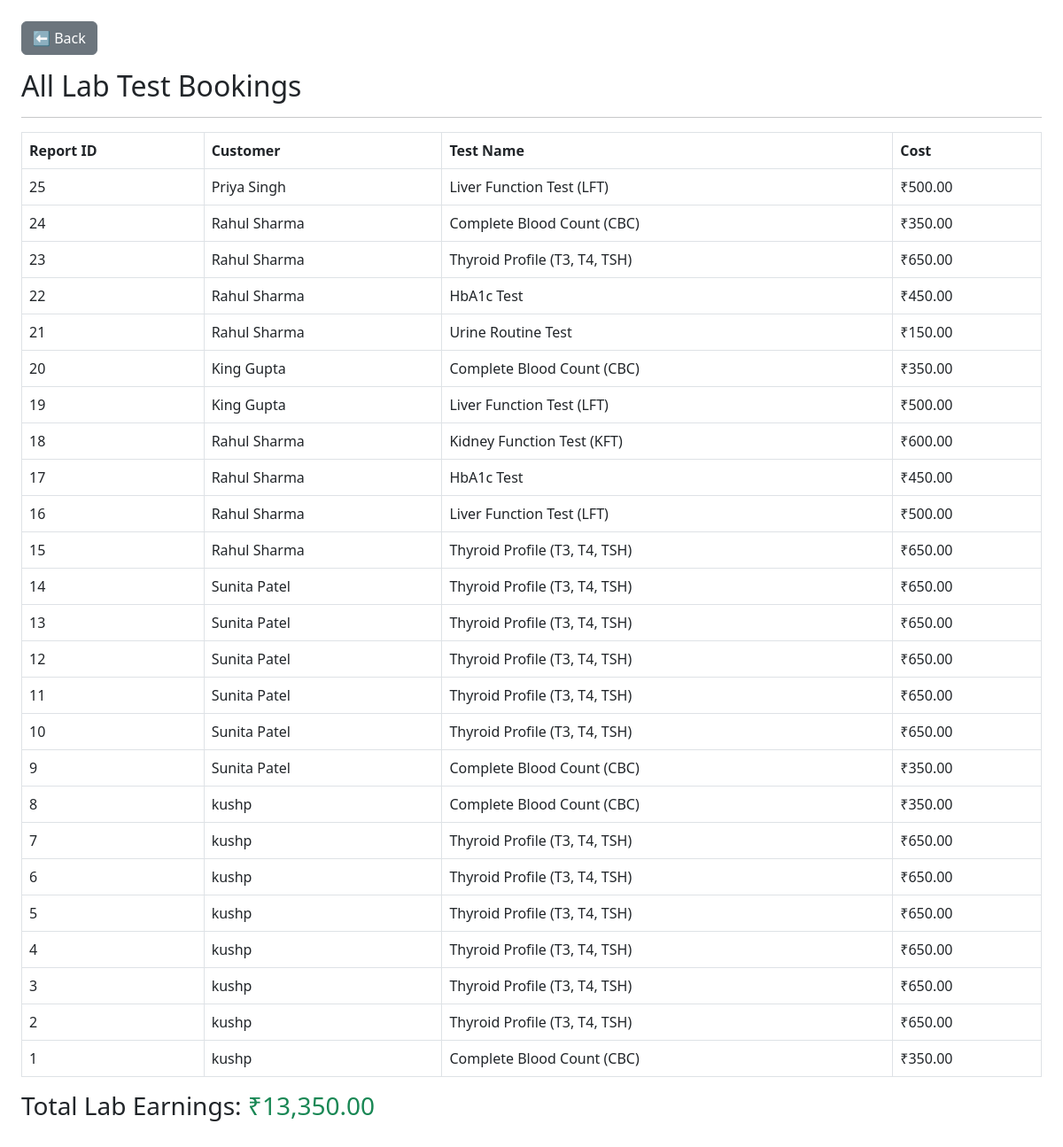
The app's page /admin/admin_lab_tests.php (signed in) with its own data.
### tables this page shows
CREATE TABLE `LAB_REPORT` (
  `report_id` int(11) NOT NULL,
  `customer_id` int(11) NOT NULL,
  `test_id` int(11) NOT NULL,
  `pathologist_id` int(11) DEFAULT NULL,
  `report_date` date DEFAULT NULL,
  `result` text DEFAULT NULL
);

CREATE TABLE `USERS` (
  `UID` int(11) NOT NULL,
  `name` varchar(50) DEFAULT NULL,
  `gender` varchar(10) DEFAULT NULL,
  `phone` varchar(10) DEFAULT NULL,
  `email` varchar(50) DEFAULT NULL,
  `password` varchar(100) DEFAULT NULL,
  `role` varchar(20) DEFAULT NULL,
  `address` varchar(150) DEFAULT NULL,
  `status` enum('active','inactive') DEFAULT 'active'
);

CREATE TABLE `LAB_TEST` (
  `test_id` int(11) NOT NULL,
  `test_name` varchar(100) NOT NULL,
  `test_type` varchar(50) DEFAULT NULL,
  `test_cost` decimal(10,2) DEFAULT NULL,
  `description` text DEFAULT NULL
);

### admin/admin_lab_tests.php (the view, shortened to what this page needs)
<?php
$query = "
SELECT lr.report_id, lt.test_name, lt.test_cost,
       u.name AS customer_name
FROM lab_report lr
JOIN lab_test lt ON lr.test_id = lt.test_id
JOIN users u ON lr.customer_id = u.UID
ORDER BY lr.report_id DESC
";
$result = mysqli_query($conn, $query);
$total_lab = 0;
?>
<!DOCTYPE html>
<html>
<head>
<link rel="stylesheet" href="https://cdn.jsdelivr.net/npm/bootstrap@5.3.0/dist/css/bootstrap.min.css">
</head>
<body class="p-4">
<a href="admin_dashboard.php" class="btn btn-secondary mb-3">⬅ Back</a>
<h2>All Lab Test Bookings</h2>
<hr>
<table class="table table-bordered">
    <tr>
        <th>Report ID</th>
        <th>Customer</th>
        <th>Test Name</th>
        <th>Cost</th>
    </tr>
<?php
while($row = mysqli_fetch_assoc($result)){
    $total_lab += $row['test_cost'];
?>
    <tr>
        <td><?= $row['report_id'] ?></td>
        <td><?= $row['customer_name'] ?></td>
        <td><?= $row['test_name'] ?></td>
        <td>₹<?= number_format($row['test_cost'], 2) ?></td>
    </tr>
<?php } ?>
</table>
<h3>Total Lab Earnings:
    <span class="text-success">₹<?= number_format($total_lab,2) ?></span>
</h3>
</body>
</html>

### records on screen
lab_report: report_id "25", users.name "Priya Singh", test.test_name "Liver Function Test (LFT)", test.test_cost "500.00"
lab_report: report_id "24", users.name "Rahul Sharma", test.test_name "Complete Blood Count (CBC)", test.test_cost "350.00"
lab_report: report_id "23", users.name "Rahul Sharma", test.test_name "Thyroid Profile (T3, T4, TSH)", test.test_cost "650.00"
lab_report: report_id "22", users.name "Rahul Sharma", test.test_name "HbA1c Test", test.test_cost "450.00"
lab_report: report_id "21", users.name "Rahul Sharma", test.test_name "Urine Routine Test", test.test_cost "150.00"
lab_report: report_id "20", users.name "King Gupta", test.test_name "Complete Blood Count (CBC)", test.test_cost "350.00"
lab_report: report_id "19", users.name "King Gupta", test.test_name "Liver Function Test (LFT)", test.test_cost "500.00"
lab_report: report_id "18", users.name "Rahul Sharma", test.test_name "Kidney Function Test (KFT)", test.test_cost "600.00"
lab_report: report_id "17", users.name "Rahul Sharma", test.test_name "HbA1c Test", test.test_cost "450.00"
lab_report: report_id "16", users.name "Rahul Sharma", test.test_name "Liver Function Test (LFT)", test.test_cost "500.00"
lab_report: report_id "15", users.name "Rahul Sharma", test.test_name "Thyroid Profile (T3, T4, TSH)", test.test_cost "650.00"
lab_report: report_id "14", users.name "Sunita Patel", test.test_name "Thyroid Profile (T3, T4, TSH)", test.test_cost "650.00"
lab_report: report_id "13", users.name "Sunita Patel", test.test_name "Thyroid Profile (T3, T4, TSH)", test.test_cost "650.00"
lab_report: report_id "12", users.name "Sunita Patel", test.test_name "Thyroid Profile (T3, T4, TSH)", test.test_cost "650.00"
lab_report: report_id "11", users.name "Sunita Patel", test.test_name "Thyroid Profile (T3, T4, TSH)", test.test_cost "650.00"
lab_report: report_id "10", users.name "Sunita Patel", test.test_name "Thyroid Profile (T3, T4, TSH)", test.test_cost "650.00"
lab_report: report_id "9", users.name "Sunita Patel", test.test_name "Complete Blood Count (CBC)", test.test_cost "350.00"
lab_report: report_id "8", users.name "kushp", test.test_name "Complete Blood Count (CBC)", test.test_cost "350.00"
lab_report: report_id "7", users.name "kushp", test.test_name "Thyroid Profile (T3, T4, TSH)", test.test_cost "650.00"
lab_report: report_id "6", users.name "kushp", test.test_name "Thyroid Profile (T3, T4, TSH)", test.test_cost "650.00"
lab_report: report_id "5", users.name "kushp", test.test_name "Thyroid Profile (T3, T4, TSH)", test.test_cost "650.00"
lab_report: report_id "4", users.name "kushp", test.test_name "Thyroid Profile (T3, T4, TSH)", test.test_cost "650.00"
lab_report: report_id "3", users.name "kushp", test.test_name "Thyroid Profile (T3, T4, TSH)", test.test_cost "650.00"
lab_report: report_id "2", users.name "kushp", test.test_name "Thyroid Profile (T3, T4, TSH)", test.test_cost "650.00"
lab_report: report_id "1", users.name "kushp", test.test_name "Complete Blood Count (CBC)", test.test_cost "350.00"

### other values on screen
$total_lab "13,350.00"
